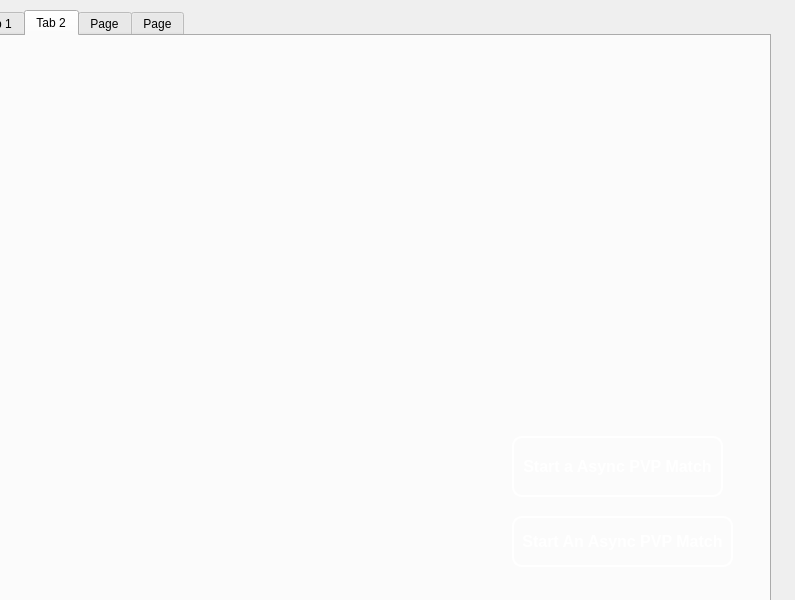
<?xml version="1.0" encoding="UTF-8"?>
<ui version="4.0">
 <class>Widget</class>
 <widget class="QWidget" name="Widget">
  <property name="geometry">
   <rect>
    <x>0</x>
    <y>0</y>
    <width>795</width>
    <height>600</height>
   </rect>
  </property>
  <property name="windowTitle">
   <string>Widget</string>
  </property>
  <widget class="QTabWidget" name="tabWidget">
   <property name="geometry">
    <rect>
     <x>-30</x>
     <y>10</y>
     <width>801</width>
     <height>601</height>
    </rect>
   </property>
   <property name="currentIndex">
    <number>1</number>
   </property>
   <widget class="QWidget" name="tab">
    <attribute name="title">
     <string>Tab 1</string>
    </attribute>
    <widget class="QLabel" name="label">
     <property name="geometry">
      <rect>
       <x>0</x>
       <y>0</y>
       <width>781</width>
       <height>551</height>
      </rect>
     </property>
     <property name="styleSheet">
      <string notr="true">QLabel {
    background: qlineargradient(
        x1: 0, y1: 0,
        x2: 1, y2: 1,
        stop: 0 #1a1a2e,
        stop: 1 #16213e
    );
    border-radius: 10px;
}
</string>
     </property>
     <property name="text">
      <string/>
     </property>
     <property name="pixmap">
      <pixmap resource="images.qrc">:/Screen.png</pixmap>
     </property>
     <property name="scaledContents">
      <bool>true</bool>
     </property>
    </widget>
    <widget class="QPushButton" name="pushButton">
     <property name="geometry">
      <rect>
       <x>290</x>
       <y>450</y>
       <width>241</width>
       <height>61</height>
      </rect>
     </property>
     <property name="autoFillBackground">
      <bool>false</bool>
     </property>
     <property name="styleSheet">
      <string notr="true">QPushButton {
    background-color: qlineargradient(
        x1: 0, y1: 0,
        x2: 1, y2: 0,
        stop: 0 #ff512f,
        stop: 1 #dd2476
    );
    color: white;
    border: 2px solid white;
    border-radius: 10px;
    font-size: 16px;
    font-weight: bold;
}

QPushButton:hover {
    background-color: qlineargradient(
        x1: 0, y1: 0,
        x2: 1, y2: 0,
        stop: 0 #dd2476,
        stop: 1 #ff512f
    );
}

QPushButton:pressed {
    background-color: qlineargradient(
        x1: 0, y1: 0,
        x2: 1, y2: 0,
        stop: 0 #cc1c66,
        stop: 1 #ee4025
    );
}
</string>
     </property>
     <property name="text">
      <string>Play</string>
     </property>
    </widget>
   </widget>
   <widget class="QWidget" name="tab_2">
    <attribute name="title">
     <string>Tab 2</string>
    </attribute>
    <widget class="QLabel" name="label_2">
     <property name="geometry">
      <rect>
       <x>0</x>
       <y>0</y>
       <width>791</width>
       <height>541</height>
      </rect>
     </property>
     <property name="styleSheet">
      <string notr="true">QLabel {
    background: qlineargradient(
        x1: 0, y1: 0,
        x2: 1, y2: 1,
        stop: 0 #1a1a2e,
        stop: 1 #16213e
    );
    border-radius: 10px;
}
</string>
     </property>
     <property name="text">
      <string/>
     </property>
     <property name="pixmap">
      <pixmap resource="images.qrc">:/second.png</pixmap>
     </property>
     <property name="scaledContents">
      <bool>true</bool>
     </property>
    </widget>
    <widget class="QPushButton" name="StartGameButton">
     <property name="geometry">
      <rect>
       <x>540</x>
       <y>480</y>
       <width>221</width>
       <height>51</height>
      </rect>
     </property>
     <property name="styleSheet">
      <string notr="true">QPushButton {
    background-color: qlineargradient(
        x1: 0, y1: 0,
        x2: 1, y2: 0,
        stop: 0 #ff512f,
        stop: 1 #dd2476
    );
    color: white;
    border: 2px solid white;
    border-radius: 10px;
    font-size: 16px;
    font-weight: bold;
}

QPushButton:hover {
    background-color: qlineargradient(
        x1: 0, y1: 0,
        x2: 1, y2: 0,
        stop: 0 #dd2476,
        stop: 1 #ff512f
    );
}

QPushButton:pressed {
    background-color: qlineargradient(
        x1: 0, y1: 0,
        x2: 1, y2: 0,
        stop: 0 #cc1c66,
        stop: 1 #ee4025
    );
}
</string>
     </property>
     <property name="text">
      <string>Start An Async PVP Match</string>
     </property>
    </widget>
    <widget class="QPushButton" name="pushButton_3">
     <property name="geometry">
      <rect>
       <x>540</x>
       <y>400</y>
       <width>211</width>
       <height>61</height>
      </rect>
     </property>
     <property name="styleSheet">
      <string notr="true">QPushButton {
    background-color: qlineargradient(
        x1: 0, y1: 0,
        x2: 1, y2: 0,
        stop: 0 #ff512f,
        stop: 1 #dd2476
    );
    color: white;
    border: 2px solid white;
    border-radius: 10px;
    font-size: 16px;
    font-weight: bold;
}

QPushButton:hover {
    background-color: qlineargradient(
        x1: 0, y1: 0,
        x2: 1, y2: 0,
        stop: 0 #dd2476,
        stop: 1 #ff512f
    );
}

QPushButton:pressed {
    background-color: qlineargradient(
        x1: 0, y1: 0,
        x2: 1, y2: 0,
        stop: 0 #cc1c66,
        stop: 1 #ee4025
    );
}
</string>
     </property>
     <property name="text">
      <string>Start a Async PVP Match</string>
     </property>
    </widget>
   </widget>
   <widget class="QWidget" name="tab_3">
    <attribute name="title">
     <string>Page</string>
    </attribute>
    <widget class="QLabel" name="label_3">
     <property name="geometry">
      <rect>
       <x>30</x>
       <y>0</y>
       <width>781</width>
       <height>561</height>
      </rect>
     </property>
     <property name="styleSheet">
      <string notr="true">QLabel {
    background: qlineargradient(
        x1: 0, y1: 0,
        x2: 1, y2: 1,
        stop: 0 #1a1a2e,
        stop: 1 #16213e
    );
    border-radius: 10px;
}
</string>
     </property>
     <property name="text">
      <string/>
     </property>
     <property name="pixmap">
      <pixmap>:/galler.jpeg</pixmap>
     </property>
     <property name="scaledContents">
      <bool>true</bool>
     </property>
    </widget>
    <widget class="QPushButton" name="pushButton_4">
     <property name="geometry">
      <rect>
       <x>315</x>
       <y>460</y>
       <width>231</width>
       <height>71</height>
      </rect>
     </property>
     <property name="font">
      <font>
       <pointsize>-1</pointsize>
       <bold>true</bold>
      </font>
     </property>
     <property name="styleSheet">
      <string notr="true">QPushButton {
    background-color: qlineargradient(
        x1: 0, y1: 0,
        x2: 1, y2: 0,
        stop: 0 #ff512f,
        stop: 1 #dd2476
    );
    color: white;
    border: 2px solid white;
    border-radius: 10px;
    font-size: 16px;
    font-weight: bold;
}

QPushButton:hover {
    background-color: qlineargradient(
        x1: 0, y1: 0,
        x2: 1, y2: 0,
        stop: 0 #dd2476,
        stop: 1 #ff512f
    );
}

QPushButton:pressed {
    background-color: qlineargradient(
        x1: 0, y1: 0,
        x2: 1, y2: 0,
        stop: 0 #cc1c66,
        stop: 1 #ee4025
    );
}
</string>
     </property>
     <property name="text">
      <string>BAck</string>
     </property>
    </widget>
    <widget class="QLabel" name="label_7">
     <property name="geometry">
      <rect>
       <x>20</x>
       <y>70</y>
       <width>231</width>
       <height>231</height>
      </rect>
     </property>
     <property name="text">
      <string/>
     </property>
     <property name="pixmap">
      <pixmap resource="images.qrc">:/first Fighter.png</pixmap>
     </property>
     <property name="scaledContents">
      <bool>true</bool>
     </property>
    </widget>
    <widget class="QLabel" name="label_8">
     <property name="geometry">
      <rect>
       <x>260</x>
       <y>70</y>
       <width>231</width>
       <height>231</height>
      </rect>
     </property>
     <property name="text">
      <string/>
     </property>
     <property name="pixmap">
      <pixmap resource="images.qrc">:/second Fighter.png</pixmap>
     </property>
     <property name="scaledContents">
      <bool>true</bool>
     </property>
    </widget>
    <widget class="QLabel" name="label_9">
     <property name="geometry">
      <rect>
       <x>500</x>
       <y>70</y>
       <width>231</width>
       <height>231</height>
      </rect>
     </property>
     <property name="text">
      <string/>
     </property>
     <property name="pixmap">
      <pixmap resource="images.qrc">:/third Fighter.png</pixmap>
     </property>
     <property name="scaledContents">
      <bool>true</bool>
     </property>
    </widget>
   </widget>
   <widget class="QWidget" name="tab_4">
    <attribute name="title">
     <string>Page</string>
    </attribute>
    <widget class="QLabel" name="label_5">
     <property name="geometry">
      <rect>
       <x>70</x>
       <y>100</y>
       <width>91</width>
       <height>41</height>
      </rect>
     </property>
     <property name="text">
      <string>first Player</string>
     </property>
    </widget>
    <widget class="QLabel" name="label_6">
     <property name="geometry">
      <rect>
       <x>420</x>
       <y>100</y>
       <width>291</width>
       <height>41</height>
      </rect>
     </property>
     <property name="text">
      <string>Second Player</string>
     </property>
    </widget>
    <widget class="QLineEdit" name="lineEdit_player1">
     <property name="geometry">
      <rect>
       <x>60</x>
       <y>160</y>
       <width>161</width>
       <height>41</height>
      </rect>
     </property>
     <property name="font">
      <font>
       <pointsize>15</pointsize>
       <bold>true</bold>
      </font>
     </property>
    </widget>
    <widget class="QLineEdit" name="lineEdit_player2">
     <property name="geometry">
      <rect>
       <x>390</x>
       <y>160</y>
       <width>161</width>
       <height>41</height>
      </rect>
     </property>
     <property name="font">
      <font>
       <pointsize>15</pointsize>
      </font>
     </property>
    </widget>
    <widget class="QLabel" name="label_4">
     <property name="geometry">
      <rect>
       <x>0</x>
       <y>1</y>
       <width>66</width>
       <height>18</height>
      </rect>
     </property>
     <property name="text">
      <string>TextLabel</string>
     </property>
    </widget>
   </widget>
  </widget>
 </widget>
 <resources>
  <include location="images.qrc"/>
 </resources>
 <connections/>
</ui>
